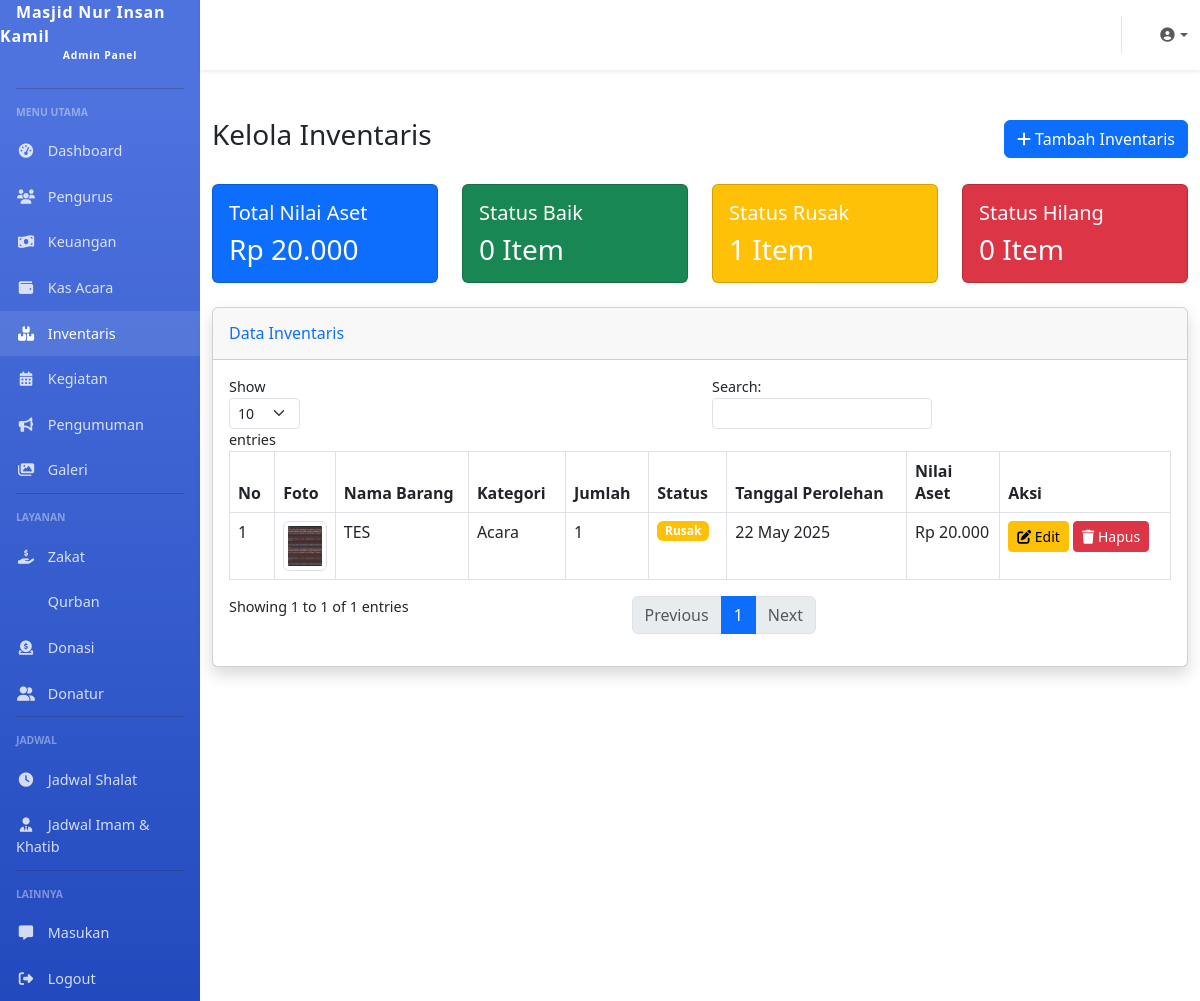
The app's page /admin/inventaris.php (signed in) with its own data.
### tables this page shows
CREATE TABLE `settings` (
  `id` int(11) NOT NULL,
  `nama_masjid` varchar(100) NOT NULL DEFAULT 'Masjid Nur Insan Kamil',
  `alamat` text DEFAULT NULL,
  `no_telepon` varchar(20) DEFAULT NULL,
  `email` varchar(100) DEFAULT NULL,
  `logo` varchar(255) DEFAULT NULL,
  `deskripsi` text DEFAULT NULL,
  `rekening_bank` text DEFAULT NULL,
  `qris_image` varchar(255) DEFAULT NULL,
  `visi` text DEFAULT NULL,
  `misi` text DEFAULT NULL,
  `sejarah` text DEFAULT NULL,
  `created_at` timestamp NOT NULL DEFAULT current_timestamp(),
  `updated_at` timestamp NOT NULL DEFAULT current_timestamp() ON UPDATE current_timestamp()
);

CREATE TABLE `inventaris` (
  `id` int(11) NOT NULL,
  `nama_barang` varchar(100) NOT NULL,
  `kategori` varchar(100) NOT NULL,
  `jumlah` int(11) NOT NULL,
  `satuan` varchar(50) DEFAULT NULL,
  `status` enum('baik','rusak','hilang') DEFAULT 'baik',
  `tanggal_perolehan` date DEFAULT NULL,
  `sumber_dana` varchar(100) DEFAULT NULL,
  `nilai_aset` decimal(15,2) DEFAULT NULL,
  `nilai_perolehan` decimal(15,2) DEFAULT NULL,
  `lokasi` varchar(100) DEFAULT NULL,
  `foto` varchar(255) DEFAULT NULL,
  `keterangan` text DEFAULT NULL,
  `created_at` timestamp NOT NULL DEFAULT current_timestamp(),
  `updated_at` timestamp NOT NULL DEFAULT current_timestamp() ON UPDATE current_timestamp(),
  `kondisi` varchar(50) DEFAULT NULL
);

### config/database.php (called while the page is built, shortened)
<?php
function getConnection() {
    $conn = new mysqli(DB_HOST, DB_USER, DB_PASS, DB_NAME);
    $conn->set_charset("utf8");
    return $conn;
}
function query($sql) {
    $conn = getConnection();
    $result = $conn->query($sql);
    return $result;
}
function fetchAll($sql) {
    $result = query($sql);
    $data = [];
    while ($row = $result->fetch_assoc()) {
        $data[] = $row;
    }
    return $data;
}
function fetchOne($sql) {
    $result = query($sql);
    $row = $result->fetch_assoc();
    return $row;
}

### includes/functions.php (called while the page is built, shortened)
<?php
require_once dirname(__DIR__) . '/config/database.php';
function formatDate($date, $format = 'd F Y') {
    $timestamp = strtotime($date);
    return date($format, $timestamp);
}
function formatRupiah($number) {
    return 'Rp ' . number_format($number, 0, ',', '.');
}
function getSettings() {
    return fetchOne("SELECT * FROM settings WHERE id = 1");
}
function isActiveMenu($menu, $active = 'active') {
    $currentPage = basename($_SERVER['PHP_SELF'], '.php');
    if ($currentPage == $menu) {
        return $active;
    }
    return '';
}

### admin/inventaris.php (the view, shortened to what this page needs)
<?php
require_once 'includes/header.php';
$dataInventaris = fetchAll("SELECT * FROM inventaris ORDER BY nama_barang ASC");
$totalNilaiAset = fetchOne("SELECT SUM(nilai_aset) as total FROM inventaris")['total'] ?? 0;
$jumlahBaik = fetchOne("SELECT SUM(jumlah) as total FROM inventaris WHERE status = 'baik'")['total'] ?? 0;
$jumlahRusak = fetchOne("SELECT SUM(jumlah) as total FROM inventaris WHERE status = 'rusak'")['total'] ?? 0;
$jumlahHilang = fetchOne("SELECT SUM(jumlah) as total FROM inventaris WHERE status = 'hilang'")['total'] ?? 0;
?>
<div class="container-fluid py-4">
    <div class="d-flex justify-content-between align-items-center mb-4">
        <h1 class="h3">Kelola Inventaris</h1>
        <button type="button" class="btn btn-primary" data-bs-toggle="modal" data-bs-target="#formModal">
            <i class="fas fa-plus"></i> Tambah Inventaris
        </button>
    </div>
    <div class="row mb-4">
        <div class="col-md-3">
            <div class="card bg-primary text-white">
                <div class="card-body">
                    <h5 class="card-title">Total Nilai Aset</h5>
                    <h3 class="card-text"><?= formatRupiah($totalNilaiAset) ?></h3>
                </div>
            </div>
        </div>
        <div class="col-md-3">
            <div class="card bg-success text-white">
                <div class="card-body">
                    <h5 class="card-title">Status Baik</h5>
                    <h3 class="card-text"><?= $jumlahBaik ?> Item</h3>
                </div>
            </div>
        </div>
        <div class="col-md-3">
            <div class="card bg-warning text-white">
                <div class="card-body">
                    <h5 class="card-title">Status Rusak</h5>
                    <h3 class="card-text"><?= $jumlahRusak ?> Item</h3>
                </div>
            </div>
        </div>
        <div class="col-md-3">
            <div class="card bg-danger text-white">
                <div class="card-body">
                    <h5 class="card-title">Status Hilang</h5>
                    <h3 class="card-text"><?= $jumlahHilang ?> Item</h3>
                </div>
            </div>
        </div>
    </div>
    <div class="card shadow mb-4">
        <div class="card-header py-3">
            <h6 class="m-0 font-weight-bold text-primary">Data Inventaris</h6>
        </div>
        <div class="card-body">
            <div class="table-responsive">
                <table class="table table-bordered datatable" width="100%" cellspacing="0">
                    <thead>
                        <tr>
                            <th>No</th>
                            <th>Foto</th>
                            <th>Nama Barang</th>
                            <th>Kategori</th>
                            <th>Jumlah</th>
                            <th>Status</th>
                            <th>Tanggal Perolehan</th>
                            <th>Nilai Aset</th>
                            <th>Aksi</th>
                        </tr>
                    </thead>
                    <tbody>
                        <?php foreach ($dataInventaris as $index => $inventaris): ?>
                            <tr>
                                <td><?= $index + 1 ?></td>
                                <td>
                                    <?php if (!empty($inventaris['foto'])): ?>
                                        <img src="<?= BASE_URL ?>/assets/uploads/inventaris/<?= $inventaris['foto'] ?>" alt="Foto <?= $inventaris['nama_barang'] ?>" class="img-thumbnail" style="width: 50px; height: 50px; object-fit: cover;">
                                    <?php else: ?>
                                        <img src="<?= BASE_URL ?>/assets/images/default-item.png" alt="Default" class="img-thumbnail" style="width: 50px; height: 50px; object-fit: cover;">
                                    <?php endif; ?>
                                </td>
                                <td><?= $inventaris['nama_barang'] ?></td>
                                <td><?= $inventaris['kategori'] ?></td>
                                <td><?= $inventaris['jumlah'] ?></td>
                                <td>
                                    <?php if ($inventaris['status'] == 'baik'): ?>
                                        <span class="badge bg-success">Baik</span>
                                    <?php elseif ($inventaris['status'] == 'rusak'): ?>
                                        <span class="badge bg-warning">Rusak</span>
                                    <?php else: ?>
                                        <span class="badge bg-danger">Hilang</span>
                                    <?php endif; ?>
                                </td>
                                <td><?= $inventaris['tanggal_perolehan'] ? formatDate($inventaris['tanggal_perolehan']) : '-' ?></td>
                                <td><?= $inventaris['nilai_aset'] ? formatRupiah($inventaris['nilai_aset']) : '-' ?></td>
                                <td>
                                    <a href="?action=edit&id=<?= $inventaris['id'] ?>" class="btn btn-sm btn-warning">
                                        <i class="fas fa-edit"></i> Edit
                                    </a>
                                    <a href="?action=delete&id=<?= $inventaris['id'] ?>" class="btn btn-sm btn-danger" onclick="return confirm('Apakah Anda yakin ingin menghapus data ini?')">
                                        <i class="fas fa-trash"></i> Hapus
                                    </a>
                                </td>
                            </tr>
                        <?php endforeach; ?>
                    </tbody>
                </table>
            </div>
        </div>
    </div>
</div>
<?php
require_once 'includes/footer.php';
?>

### admin/includes/header.php (shortened to what this page needs)
<?php
require_once dirname(dirname(__DIR__)) . '/includes/functions.php';
$settings = getSettings();
?>
<!DOCTYPE html>
<html lang="id">
<head>
    <link href="https://cdn.jsdelivr.net/npm/bootstrap@5.3.0-alpha1/dist/css/bootstrap.min.css" rel="stylesheet">
    <link rel="stylesheet" href="https://cdnjs.cloudflare.com/ajax/libs/font-awesome/6.4.0/css/all.min.css">
</head>
<body>
    <div class="d-flex">
        <div class="sidebar col-lg-2 col-md-3 d-none d-md-block">
            <a class="sidebar-brand text-white" href="<?= ADMIN_URL ?>">
                <?= $settings['nama_masjid'] ?>
                <span>Admin Panel</span>
            </a>
            <hr class="sidebar-divider bg-white">
            <div class="sidebar-heading">Menu Utama</div>
            <ul class="nav flex-column">
                <li class="nav-item">
                    <a class="nav-link <?= isActiveMenu('index') ?>" href="<?= ADMIN_URL ?>">
                        <i class="fas fa-fw fa-tachometer-alt"></i>
                        Dashboard
                    </a>
                </li>
                <li class="nav-item">
                    <a class="nav-link <?= isActiveMenu('pengurus') ?>" href="<?= ADMIN_URL ?>/pengurus.php">
                        <i class="fas fa-fw fa-users"></i>
                        Pengurus
                    </a>
                </li>
                <li class="nav-item">
                    <a class="nav-link <?= isActiveMenu('keuangan') ?>" href="<?= ADMIN_URL ?>/keuangan.php">
                        <i class="fas fa-fw fa-money-bill-wave"></i>
                        Keuangan
                    </a>
                </li>
                <li class="nav-item">
                    <a class="nav-link <?= isActiveMenu('kas_acara') ?>" href="<?= ADMIN_URL ?>/kas_acara.php">
                        <i class="fas fa-fw fa-wallet"></i>
                        Kas Acara
                    </a>
                </li>
                <li class="nav-item">
                    <a class="nav-link <?= isActiveMenu('inventaris') ?>" href="<?= ADMIN_URL ?>/inventaris.php">
                        <i class="fas fa-fw fa-boxes"></i>
                        Inventaris
                    </a>
                </li>
                <li class="nav-item">
                    <a class="nav-link <?= isActiveMenu('kegiatan') ?>" href="<?= ADMIN_URL ?>/kegiatan.php">
                        <i class="fas fa-fw fa-calendar-alt"></i>
                        Kegiatan
                    </a>
                </li>
                <li class="nav-item">
                    <a class="nav-link <?= isActiveMenu('pengumuman') ?>" href="<?= ADMIN_URL ?>/pengumuman.php">
                        <i class="fas fa-fw fa-bullhorn"></i>
                        Pengumuman
                    </a>
                </li>
                <li class="nav-item">
                    <a class="nav-link <?= isActiveMenu('galeri') ?>" href="<?= ADMIN_URL ?>/galeri.php">
                        <i class="fas fa-fw fa-images"></i>
                        Galeri
                    </a>
                </li>
            </ul>
            <hr class="sidebar-divider bg-white">
            <div class="sidebar-heading">Layanan</div>
            <ul class="nav flex-column">
                <li class="nav-item">
                    <a class="nav-link <?= isActiveMenu('zakat') ?>" href="<?= ADMIN_URL ?>/zakat.php">
                        <i class="fas fa-fw fa-hand-holding-usd"></i>
                        Zakat
                    </a>
                </li>
                <li class="nav-item">
                    <a class="nav-link <?= isActiveMenu('qurban') ?>" href="<?= ADMIN_URL ?>/qurban.php">
                        Qurban
                    </a>
                </li>
                <li class="nav-item">
                    <a class="nav-link <?= isActiveMenu('donasi') ?>" href="<?= ADMIN_URL ?>/donasi.php">
                        <i class="fas fa-fw fa-donate"></i>
                        Donasi
                    </a>
                </li>
                <li class="nav-item">
                    <a class="nav-link <?= isActiveMenu('donatur') ?>" href="<?= ADMIN_URL ?>/donatur.php">
                        <i class="fas fa-fw fa-user-friends"></i>
                        Donatur
                    </a>
                </li>
            </ul>
            <hr class="sidebar-divider bg-white">
            <div class="sidebar-heading">Jadwal</div>
            <ul class="nav flex-column">
                <li class="nav-item">
                    <a class="nav-link <?= isActiveMenu('jadwal_shalat') ?>" href="<?= ADMIN_URL ?>/jadwal_shalat.php">
                        <i class="fas fa-fw fa-clock"></i>
                        Jadwal Shalat
                    </a>
                </li>
                <li class="nav-item">
                    <a class="nav-link <?= isActiveMenu('jadwal_imam_khatib') ?>" href="<?= ADMIN_URL ?>/jadwal_imam_khatib.php">
                        <i class="fas fa-fw fa-user-tie"></i>
                        Jadwal Imam & Khatib
                    </a>
                </li>
            </ul>
            <hr class="sidebar-divider bg-white">
            <div class="sidebar-heading">Lainnya</div>
            <ul class="nav flex-column">
                <li class="nav-item">
                    <a class="nav-link <?= isActiveMenu('masukan') ?>" href="<?= ADMIN_URL ?>/masukan.php">
                        <i class="fas fa-fw fa-comment-alt"></i>
                        Masukan
                    </a>
                </li>
                <li class="nav-item">
                    <a class="nav-link" href="<?= ADMIN_URL ?>/logout.php">
                        <i class="fas fa-fw fa-sign-out-alt"></i>
                        Logout
                    </a>
                </li>
            </ul>
        </div>
        <div class="content col-lg-10 col-md-9 col-12">
            <nav class="navbar navbar-expand navbar-light bg-white topbar mb-4 shadow-sm">
                <ul class="navbar-nav ms-auto">
                    <li class="nav-item dropdown no-arrow">
                        <a class="nav-link dropdown-toggle" href="#" id="userDropdown" role="button" data-bs-toggle="dropdown" aria-haspopup="true" aria-expanded="false">
                            <i class="fas fa-user-circle fa-fw"></i>
                        </a>
                    </li>
                </ul>
            </nav>

### admin/includes/header.php (style rules this page uses)
body { font-size: 0.9rem; }
.sidebar { min-height: 100vh; background-color: #4e73df; background-image: linear-gradient(180deg, #4e73df 10%, #224abe 100%); background-size: cover; }
.sidebar-brand { height: 4.375rem; text-decoration: none; font-size: 1rem; font-weight: 800; padding: 1.5rem 1rem; text-align: center; letter-spacing: 0.05rem; z-index: 1; }
.sidebar-brand span { font-size: 0.65rem; display: block; }
.sidebar-divider { margin: 0 1rem 1rem; }
.sidebar .nav-item { position: relative; }
.sidebar .nav-item .nav-link { display: block; width: 100%; text-align: left; padding: 0.75rem 1rem; color: rgba(255, 255, 255, 0.8); }
.sidebar .nav-item .nav-link:hover, .sidebar .nav-item .nav-link.active { color: #fff; background-color: rgba(255, 255, 255, 0.1); }
.sidebar .nav-item .nav-link i { margin-right: 0.5rem; width: 1.25rem; text-align: center; }
.sidebar-heading { padding: 0 1rem; font-weight: 800; font-size: 0.65rem; color: rgba(255, 255, 255, 0.4); text-transform: uppercase; margin-bottom: 0.5rem; }
.content { flex: 1 0 auto; }
.topbar { height: 4.375rem; }
.topbar .nav-item .nav-link { height: 4.375rem; display: flex; align-items: center; padding: 0 0.75rem; }

### records on screen
settings: nama_masjid "Masjid Nur Insan Kamil"
inventaris: foto (picture), nama_barang "TES", kategori "Acara", jumlah "1", status "Rusak", tanggal_perolehan "22 May 2025", nilai_aset "Rp 20.000"

### other values on screen
formatRupiah($totalNilaiAset) "Rp 20.000"
$jumlahBaik "0"
$jumlahRusak "1"
$jumlahHilang "0"
